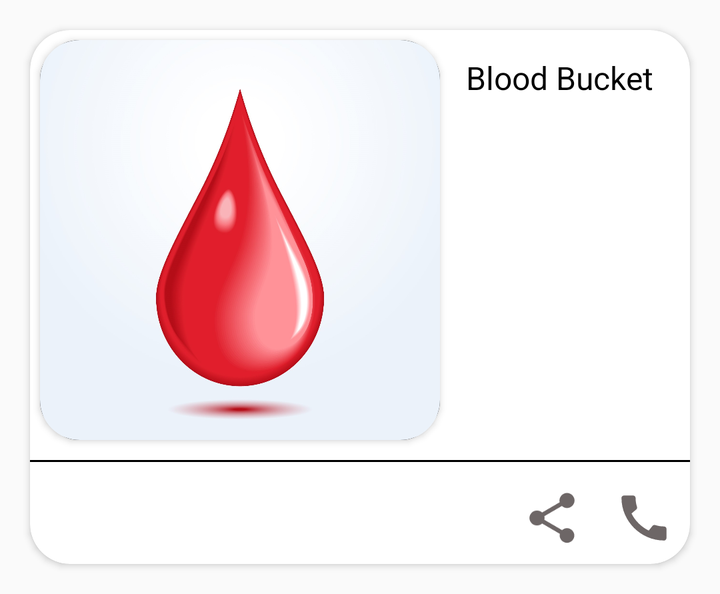
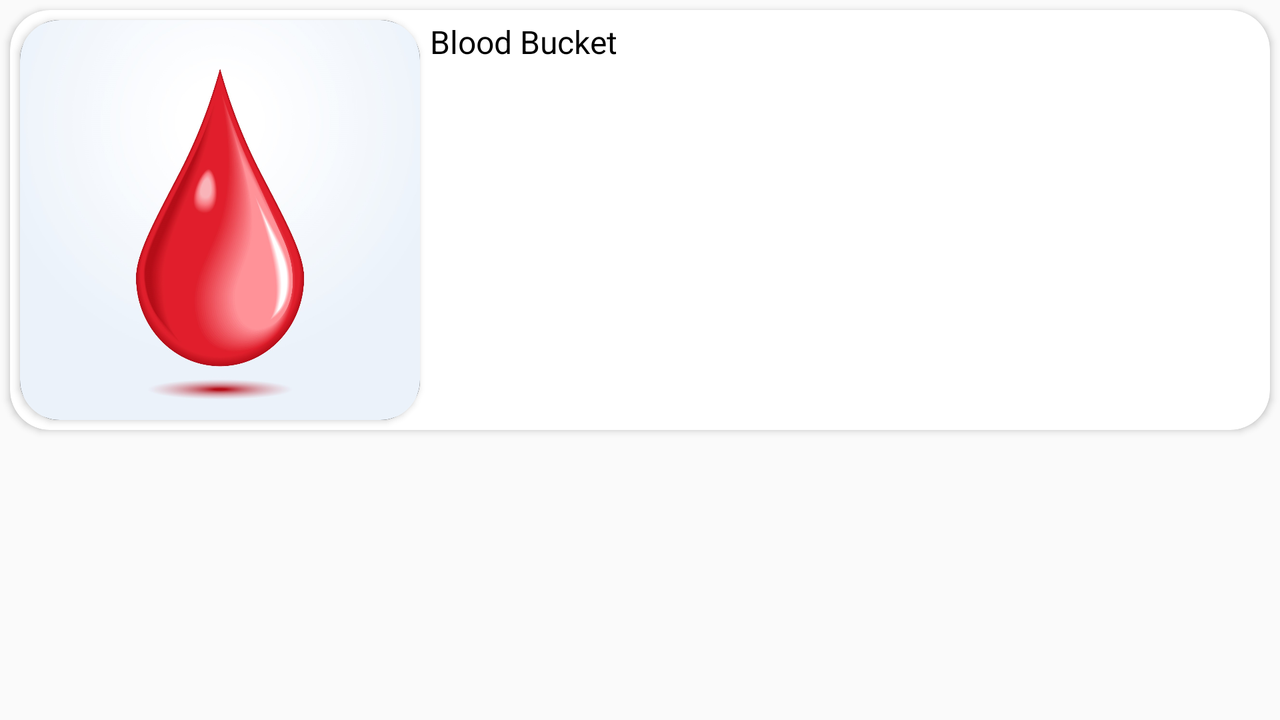

The same Android screen from two of the app's own layout files: first res/layout/ as a phone draws it, then the repository's variant for another configuration, drawn on a device whose configuration selects that folder. Both files follow.
<!-- AndroidManifest.xml: application theme Theme.BloodDonorApplication -->
<!-- res/layout/request_item_layout.xml -->
<?xml version="1.0" encoding="utf-8"?>
<LinearLayout xmlns:android="http://schemas.android.com/apk/res/android"
    xmlns:app="http://schemas.android.com/apk/res-auto"
    android:layout_width="match_parent"
    android:layout_height="wrap_content"
    android:orientation="vertical">

    <androidx.cardview.widget.CardView
        android:layout_width="match_parent"
        android:layout_height="wrap_content"
        android:layout_margin="15dp"
        app:cardBackgroundColor="@color/white"
        app:cardCornerRadius="20dp"
        app:cardElevation="2dp">


        <RelativeLayout
            android:layout_width="match_parent"
            android:layout_height="wrap_content">

            <androidx.cardview.widget.CardView
                android:id="@+id/cardImage"
                android:layout_width="200dp"
                android:layout_height="200dp"
                android:layout_margin="5dp"
                app:cardCornerRadius="20dp">

                <ImageView
                    android:id="@+id/imagePhoto"
                    android:layout_width="match_parent"
                    android:layout_height="match_parent"
                    android:background="@drawable/border_background"
                    android:scaleType="fitXY"
                    android:src="@drawable/blood_logo" />

            </androidx.cardview.widget.CardView>

            <TextView
                android:id="@+id/message"
                android:layout_width="match_parent"
                android:layout_height="wrap_content"
                android:layout_alignTop="@id/cardImage"
                android:layout_alignBottom="@id/cardImage"
                android:layout_toEndOf="@id/cardImage"
                android:padding="8dp"
                android:text="@string/app_name"
                android:textColor="@color/black"
                android:textSize="16sp" />

            <View
                android:id="@+id/blank_line"
                android:layout_width="match_parent"
                android:layout_height="1dp"
                android:layout_below="@id/cardImage"
                android:layout_marginTop="5dp"
                android:layout_marginBottom="5dp"
                android:background="@android:color/black" />

            <androidx.appcompat.widget.AppCompatImageView
                android:id="@+id/call_button"
                android:layout_width="30dp"
                android:layout_height="30dp"
                android:layout_below="@id/blank_line"
                android:layout_alignParentEnd="true"
                android:layout_margin="8dp"
                app:srcCompat="@drawable/ic_call" />

            <androidx.appcompat.widget.AppCompatImageView
                android:id="@+id/share_button"
                android:layout_width="30dp"
                android:layout_height="30dp"
                android:layout_below="@id/blank_line"
                android:layout_margin="8dp"
                android:layout_toStartOf="@id/call_button"
                app:srcCompat="@drawable/ic_share" />


        </RelativeLayout>


    </androidx.cardview.widget.CardView>

</LinearLayout>
<!-- resources referenced by this layout -->
<resources>
  <color name="black">#FF000000</color>
  <color name="white">#FFFFFFFF</color>
  <!-- drawable blood_logo: jpg bitmap (drawable, 96717 bytes) -->
  <!-- drawable border_background (drawable) -->
  <?xml version="1.0" encoding="utf-8"?>
  <shape xmlns:android="http://schemas.android.com/apk/res/android">
  
      <stroke
          android:width="1dp"
          android:color="@android:color/black" />
  
      <corners android:radius="16dp" />
  
  
  </shape>
  <!-- drawable ic_call (drawable) -->
  <vector android:height="24dp" android:tint="#6D6666"
      android:viewportHeight="24" android:viewportWidth="24"
      android:width="24dp" xmlns:android="http://schemas.android.com/apk/res/android">
      <path android:fillColor="@android:color/white" android:pathData="M20.01,15.38c-1.23,0 -2.42,-0.2 -3.53,-0.56 -0.35,-0.12 -0.74,-0.03 -1.01,0.24l-1.57,1.97c-2.83,-1.35 -5.48,-3.9 -6.89,-6.83l1.95,-1.66c0.27,-0.28 0.35,-0.67 0.24,-1.02 -0.37,-1.11 -0.56,-2.3 -0.56,-3.53 0,-0.54 -0.45,-0.99 -0.99,-0.99H4.19C3.65,3 3,3.24 3,3.99 3,13.28 10.73,21 20.01,21c0.71,0 0.99,-0.63 0.99,-1.18v-3.45c0,-0.54 -0.45,-0.99 -0.99,-0.99z"/>
  </vector>
  <!-- drawable ic_share (drawable) -->
  <vector android:height="24dp" android:tint="#6D6666"
      android:viewportHeight="24" android:viewportWidth="24"
      android:width="24dp" xmlns:android="http://schemas.android.com/apk/res/android">
      <path android:fillColor="@android:color/white" android:pathData="M18,16.08c-0.76,0 -1.44,0.3 -1.96,0.77L8.91,12.7c0.05,-0.23 0.09,-0.46 0.09,-0.7s-0.04,-0.47 -0.09,-0.7l7.05,-4.11c0.54,0.5 1.25,0.81 2.04,0.81 1.66,0 3,-1.34 3,-3s-1.34,-3 -3,-3 -3,1.34 -3,3c0,0.24 0.04,0.47 0.09,0.7L8.04,9.81C7.5,9.31 6.79,9 6,9c-1.66,0 -3,1.34 -3,3s1.34,3 3,3c0.79,0 1.5,-0.31 2.04,-0.81l7.12,4.16c-0.05,0.21 -0.08,0.43 -0.08,0.65 0,1.61 1.31,2.92 2.92,2.92 1.61,0 2.92,-1.31 2.92,-2.92s-1.31,-2.92 -2.92,-2.92z"/>
  </vector>
  <string name="app_name">Blood Bucket</string>
  <style name="Theme.BloodDonorApplication" parent="Theme.AppCompat.Light.NoActionBar">
          
          <item name="colorPrimary">@color/purple_500</item>
          <item name="colorPrimaryVariant">@color/purple_700</item>
          <item name="colorOnPrimary">@color/white</item>
          <item name="goIcon">@color/magenta</item>
          
          <item name="colorSecondary">@color/teal_200</item>
          <item name="colorSecondaryVariant">@color/teal_700</item>
          <item name="colorOnSecondary">@color/black</item>
  
          
          <item name="android:statusBarColor" tools:targetApi="l">?attr/colorPrimaryVariant</item>
          
      </style>
  <color name="purple_500">#FF6200EE</color>
  <color name="purple_700">#FF3700B3</color>
  <color name="magenta">#DC3939</color>
  <color name="teal_200">#FF03DAC5</color>
  <color name="teal_700">#FF018786</color>
</resources>
<!-- res/layout-land/request_item_layout.xml (the repository's variant of the layout above) -->
<!-- drawn on the phone turned sideways -->
<?xml version="1.0" encoding="utf-8"?>
<LinearLayout xmlns:android="http://schemas.android.com/apk/res/android"
    xmlns:app="http://schemas.android.com/apk/res-auto"
    android:layout_width="match_parent"
    android:layout_height="match_parent"
    android:orientation="vertical">

    <androidx.cardview.widget.CardView
        android:layout_width="match_parent"
        android:layout_height="wrap_content"
        android:layout_margin="5dp"
        app:cardBackgroundColor="@color/white"
        app:cardCornerRadius="20dp"
        app:cardElevation="2dp">


        <RelativeLayout
            android:layout_width="match_parent"
            android:layout_height="wrap_content">

            <androidx.cardview.widget.CardView
                android:id="@+id/cardImage"
                android:layout_width="200dp"
                android:layout_height="200dp"
                android:layout_margin="5dp"
                app:cardCornerRadius="20dp">

                <ImageView
                    android:id="@+id/iamgePhoto"
                    android:layout_width="match_parent"
                    android:layout_height="wrap_content"
                    android:background="@drawable/border_background"
                    android:scaleType="fitXY"
                    android:src="@drawable/blood_logo" />

            </androidx.cardview.widget.CardView>

            <TextView
                android:layout_width="match_parent"
                android:layout_height="wrap_content"
                android:layout_alignTop="@id/cardImage"
                android:layout_alignBottom="@id/cardImage"
                android:layout_toEndOf="@id/cardImage"
                android:text="@string/app_name"
                android:textColor="@color/black"
                android:textSize="16sp" />

        </RelativeLayout>


    </androidx.cardview.widget.CardView>

</LinearLayout>
<!-- resources referenced by the variant -->
<!-- as the phone turned sideways resolves them -->
<resources>
  <color name="black">#FF000000</color>
  <color name="white">#FFFFFFFF</color>
  <!-- drawable blood_logo: jpg bitmap (drawable, 96717 bytes) -->
  <!-- drawable border_background (drawable) -->
  <?xml version="1.0" encoding="utf-8"?>
  <shape xmlns:android="http://schemas.android.com/apk/res/android">
  
      <stroke
          android:width="1dp"
          android:color="@android:color/black" />
  
      <corners android:radius="16dp" />
  
  
  </shape>
  <string name="app_name">Blood Bucket</string>
  <style name="Theme.BloodDonorApplication" parent="Theme.AppCompat.Light.NoActionBar">
          
          <item name="colorPrimary">@color/purple_500</item>
          <item name="colorPrimaryVariant">@color/purple_700</item>
          <item name="colorOnPrimary">@color/white</item>
          <item name="goIcon">@color/magenta</item>
          
          <item name="colorSecondary">@color/teal_200</item>
          <item name="colorSecondaryVariant">@color/teal_700</item>
          <item name="colorOnSecondary">@color/black</item>
  
          
          <item name="android:statusBarColor" tools:targetApi="l">?attr/colorPrimaryVariant</item>
          
      </style>
  <color name="purple_500">#FF6200EE</color>
  <color name="purple_700">#FF3700B3</color>
  <color name="magenta">#DC3939</color>
  <color name="teal_200">#FF03DAC5</color>
  <color name="teal_700">#FF018786</color>
</resources>
